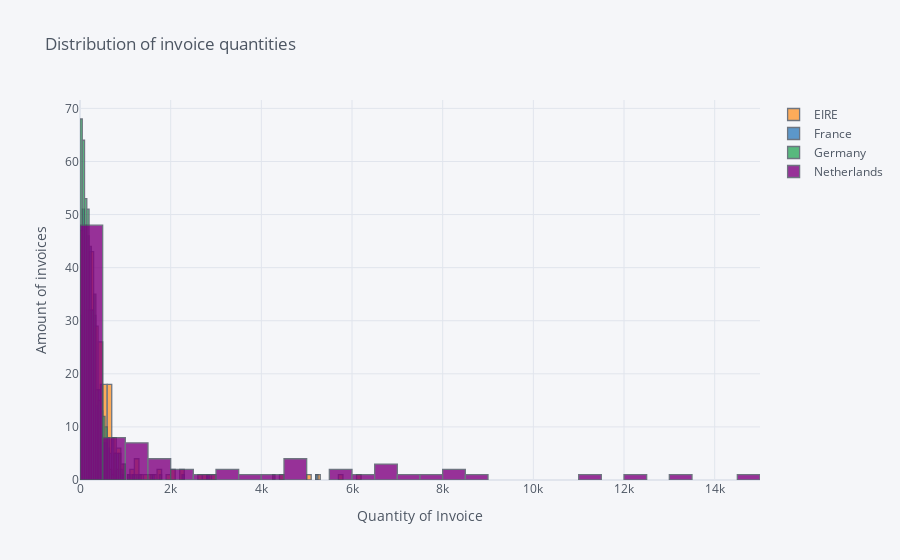

Notebook cell for this chart:
### Code cell
quantityperinvoice = data4.pivot_table(values='Quantity', columns='Country', 
                      index='InvoiceNo', aggfunc='sum')
quantityperinvoice.iplot(kind='hist', xTitle='Quantity of Invoice', 
           yTitle='Amount of invoices', title='Distribution of invoice quantities')

### Figure 1 — Plotly figure (JSON) as saved in the notebook; plotly's stock layout.template omitted (floating-point values rounded to 4 significant figures; data arrays with more than 128 entries replaced by an {"elided": "..."} marker saying what was removed)
{"data": [{"histfunc": "count", "histnorm": "", "marker": {"color": "rgba(255, 153, 51, 1.0)", "line": {"color": "#4D5663", "width": 1.3}}, "name": "EIRE", "opacity": 0.8, "orientation": "v", "type": "histogram", "x": {"elided": "1171 int values"}}, {"histfunc": "count", "histnorm": "", "marker": {"color": "rgba(55, 128, 191, 1.0)", "line": {"color": "#4D5663", "width": 1.3}}, "name": "France", "opacity": 0.8, "orientation": "v", "type": "histogram", "x": {"elided": "1171 int values"}}, {"histfunc": "count", "histnorm": "", "marker": {"color": "rgba(50, 171, 96, 1.0)", "line": {"color": "#4D5663", "width": 1.3}}, "name": "Germany", "opacity": 0.8, "orientation": "v", "type": "histogram", "x": {"elided": "1171 int values"}}, {"histfunc": "count", "histnorm": "", "marker": {"color": "rgba(128, 0, 128, 1.0)", "line": {"color": "#4D5663", "width": 1.3}}, "name": "Netherlands", "opacity": 0.8, "orientation": "v", "type": "histogram", "x": {"elided": "1171 int values"}}], "layout": {"barmode": "overlay", "legend": {"bgcolor": "#F5F6F9", "font": {"color": "#4D5663"}}, "paper_bgcolor": "#F5F6F9", "plot_bgcolor": "#F5F6F9", "title": {"font": {"color": "#4D5663"}, "text": "Distribution of invoice quantities"}, "xaxis": {"gridcolor": "#E1E5ED", "showgrid": true, "tickfont": {"color": "#4D5663"}, "title": {"font": {"color": "#4D5663"}, "text": "Quantity of Invoice"}, "zerolinecolor": "#E1E5ED"}, "yaxis": {"gridcolor": "#E1E5ED", "showgrid": true, "tickfont": {"color": "#4D5663"}, "title": {"font": {"color": "#4D5663"}, "text": "Amount of invoices"}, "zerolinecolor": "#E1E5ED"}}}
